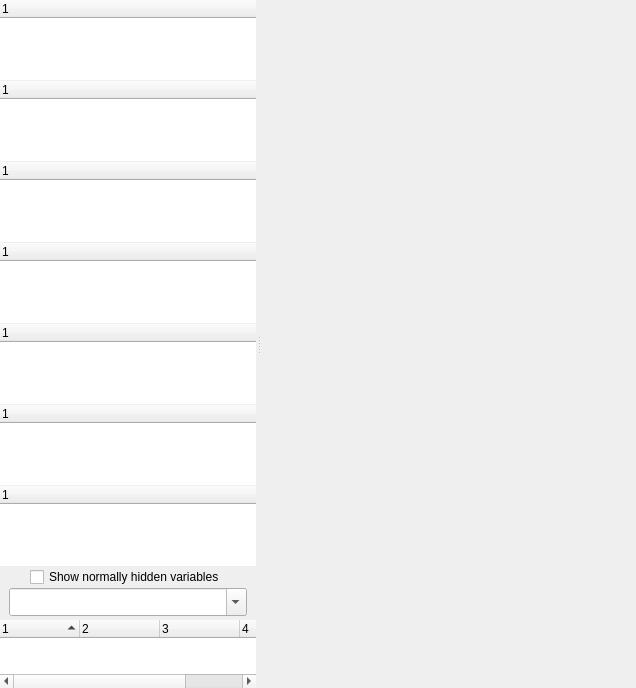
<?xml version="1.0" encoding="UTF-8"?>
<ui version="4.0">
 <class>trigger_editor</class>
 <widget class="QMainWindow" name="trigger_editor">
  <property name="geometry">
   <rect>
    <x>0</x>
    <y>0</y>
    <width>636</width>
    <height>688</height>
   </rect>
  </property>
  <property name="sizePolicy">
   <sizepolicy hsizetype="Preferred" vsizetype="Preferred">
    <horstretch>0</horstretch>
    <verstretch>0</verstretch>
   </sizepolicy>
  </property>
  <widget class="QWidget" name="widget_main">
   <property name="sizePolicy">
    <sizepolicy hsizetype="Expanding" vsizetype="Expanding">
     <horstretch>0</horstretch>
     <verstretch>0</verstretch>
    </sizepolicy>
   </property>
   <layout class="QVBoxLayout" name="verticalLayout">
    <property name="spacing">
     <number>0</number>
    </property>
    <property name="leftMargin">
     <number>0</number>
    </property>
    <property name="topMargin">
     <number>0</number>
    </property>
    <property name="rightMargin">
     <number>0</number>
    </property>
    <property name="bottomMargin">
     <number>0</number>
    </property>
    <item>
     <widget class="QSplitter" name="splitter_main">
      <property name="sizePolicy">
       <sizepolicy hsizetype="Expanding" vsizetype="Expanding">
        <horstretch>0</horstretch>
        <verstretch>0</verstretch>
       </sizepolicy>
      </property>
      <property name="frameShape">
       <enum>QFrame::NoFrame</enum>
      </property>
      <property name="lineWidth">
       <number>0</number>
      </property>
      <property name="midLineWidth">
       <number>5</number>
      </property>
      <property name="orientation">
       <enum>Qt::Horizontal</enum>
      </property>
      <property name="opaqueResize">
       <bool>true</bool>
      </property>
      <property name="handleWidth">
       <number>5</number>
      </property>
      <widget class="QFrame" name="frame_left">
       <property name="sizePolicy">
        <sizepolicy hsizetype="Expanding" vsizetype="Expanding">
         <horstretch>0</horstretch>
         <verstretch>0</verstretch>
        </sizepolicy>
       </property>
       <property name="minimumSize">
        <size>
         <width>0</width>
         <height>0</height>
        </size>
       </property>
       <property name="baseSize">
        <size>
         <width>0</width>
         <height>0</height>
        </size>
       </property>
       <property name="frameShape">
        <enum>QFrame::NoFrame</enum>
       </property>
       <property name="frameShadow">
        <enum>QFrame::Plain</enum>
       </property>
       <property name="lineWidth">
        <number>1</number>
       </property>
       <layout class="QVBoxLayout" name="verticalLayout_frame_left" stretch="2,2,2,2,2,2,2,0,0,1">
        <property name="spacing">
         <number>1</number>
        </property>
        <property name="leftMargin">
         <number>0</number>
        </property>
        <property name="topMargin">
         <number>0</number>
        </property>
        <property name="rightMargin">
         <number>0</number>
        </property>
        <property name="bottomMargin">
         <number>0</number>
        </property>
        <item>
         <widget class="TTreeWidget" name="treeWidget_timers">
          <property name="frameShape">
           <enum>QFrame::NoFrame</enum>
          </property>
          <property name="midLineWidth">
           <number>4</number>
          </property>
          <property name="dragDropMode">
           <enum>QAbstractItemView::InternalMove</enum>
          </property>
          <property name="alternatingRowColors">
           <bool>false</bool>
          </property>
          <property name="iconSize">
           <size>
            <width>32</width>
            <height>32</height>
           </size>
          </property>
          <property name="rootIsDecorated">
           <bool>true</bool>
          </property>
          <property name="animated">
           <bool>true</bool>
          </property>
          <property name="allColumnsShowFocus">
           <bool>true</bool>
          </property>
          <property name="wordWrap">
           <bool>false</bool>
          </property>
          <property name="headerHidden">
           <bool>false</bool>
          </property>
          <property name="expandsOnDoubleClick">
           <bool>false</bool>
          </property>
          <column>
           <property name="text">
            <string>1</string>
           </property>
          </column>
         </widget>
        </item>
        <item>
         <widget class="TTreeWidget" name="treeWidget_keys">
          <property name="frameShape">
           <enum>QFrame::NoFrame</enum>
          </property>
          <property name="midLineWidth">
           <number>4</number>
          </property>
          <property name="dragDropMode">
           <enum>QAbstractItemView::InternalMove</enum>
          </property>
          <property name="alternatingRowColors">
           <bool>false</bool>
          </property>
          <property name="iconSize">
           <size>
            <width>32</width>
            <height>32</height>
           </size>
          </property>
          <property name="rootIsDecorated">
           <bool>true</bool>
          </property>
          <property name="sortingEnabled">
           <bool>false</bool>
          </property>
          <property name="animated">
           <bool>true</bool>
          </property>
          <property name="allColumnsShowFocus">
           <bool>true</bool>
          </property>
          <property name="wordWrap">
           <bool>false</bool>
          </property>
          <property name="headerHidden">
           <bool>false</bool>
          </property>
          <property name="expandsOnDoubleClick">
           <bool>false</bool>
          </property>
          <column>
           <property name="text">
            <string>1</string>
           </property>
          </column>
         </widget>
        </item>
        <item>
         <widget class="TTreeWidget" name="treeWidget_aliases">
          <property name="frameShape">
           <enum>QFrame::NoFrame</enum>
          </property>
          <property name="midLineWidth">
           <number>4</number>
          </property>
          <property name="dragDropMode">
           <enum>QAbstractItemView::InternalMove</enum>
          </property>
          <property name="alternatingRowColors">
           <bool>false</bool>
          </property>
          <property name="iconSize">
           <size>
            <width>32</width>
            <height>32</height>
           </size>
          </property>
          <property name="rootIsDecorated">
           <bool>true</bool>
          </property>
          <property name="animated">
           <bool>true</bool>
          </property>
          <property name="allColumnsShowFocus">
           <bool>true</bool>
          </property>
          <property name="wordWrap">
           <bool>false</bool>
          </property>
          <property name="headerHidden">
           <bool>false</bool>
          </property>
          <property name="expandsOnDoubleClick">
           <bool>false</bool>
          </property>
          <column>
           <property name="text">
            <string>1</string>
           </property>
          </column>
         </widget>
        </item>
        <item>
         <widget class="TTreeWidget" name="treeWidget_actions">
          <property name="frameShape">
           <enum>QFrame::NoFrame</enum>
          </property>
          <property name="midLineWidth">
           <number>4</number>
          </property>
          <property name="dragDropMode">
           <enum>QAbstractItemView::InternalMove</enum>
          </property>
          <property name="alternatingRowColors">
           <bool>false</bool>
          </property>
          <property name="iconSize">
           <size>
            <width>32</width>
            <height>32</height>
           </size>
          </property>
          <property name="rootIsDecorated">
           <bool>true</bool>
          </property>
          <property name="animated">
           <bool>true</bool>
          </property>
          <property name="allColumnsShowFocus">
           <bool>true</bool>
          </property>
          <property name="wordWrap">
           <bool>false</bool>
          </property>
          <property name="headerHidden">
           <bool>false</bool>
          </property>
          <property name="expandsOnDoubleClick">
           <bool>false</bool>
          </property>
          <column>
           <property name="text">
            <string>1</string>
           </property>
          </column>
         </widget>
        </item>
        <item>
         <widget class="TTreeWidget" name="treeWidget_scripts">
          <property name="frameShape">
           <enum>QFrame::NoFrame</enum>
          </property>
          <property name="midLineWidth">
           <number>4</number>
          </property>
          <property name="dragDropMode">
           <enum>QAbstractItemView::InternalMove</enum>
          </property>
          <property name="alternatingRowColors">
           <bool>false</bool>
          </property>
          <property name="iconSize">
           <size>
            <width>32</width>
            <height>32</height>
           </size>
          </property>
          <property name="rootIsDecorated">
           <bool>true</bool>
          </property>
          <property name="animated">
           <bool>true</bool>
          </property>
          <property name="allColumnsShowFocus">
           <bool>true</bool>
          </property>
          <property name="wordWrap">
           <bool>false</bool>
          </property>
          <property name="headerHidden">
           <bool>false</bool>
          </property>
          <property name="expandsOnDoubleClick">
           <bool>false</bool>
          </property>
          <column>
           <property name="text">
            <string>1</string>
           </property>
          </column>
         </widget>
        </item>
        <item>
         <widget class="TTreeWidget" name="treeWidget_variables">
          <property name="frameShape">
           <enum>QFrame::NoFrame</enum>
          </property>
          <property name="midLineWidth">
           <number>4</number>
          </property>
          <property name="dragDropMode">
           <enum>QAbstractItemView::InternalMove</enum>
          </property>
          <property name="alternatingRowColors">
           <bool>false</bool>
          </property>
          <property name="iconSize">
           <size>
            <width>32</width>
            <height>32</height>
           </size>
          </property>
          <property name="rootIsDecorated">
           <bool>true</bool>
          </property>
          <property name="animated">
           <bool>true</bool>
          </property>
          <property name="allColumnsShowFocus">
           <bool>true</bool>
          </property>
          <property name="wordWrap">
           <bool>false</bool>
          </property>
          <property name="headerHidden">
           <bool>false</bool>
          </property>
          <property name="expandsOnDoubleClick">
           <bool>false</bool>
          </property>
          <column>
           <property name="text">
            <string>1</string>
           </property>
          </column>
         </widget>
        </item>
        <item>
         <widget class="TTreeWidget" name="treeWidget_triggers">
          <property name="frameShape">
           <enum>QFrame::NoFrame</enum>
          </property>
          <property name="midLineWidth">
           <number>4</number>
          </property>
          <property name="dragDropMode">
           <enum>QAbstractItemView::InternalMove</enum>
          </property>
          <property name="alternatingRowColors">
           <bool>false</bool>
          </property>
          <property name="iconSize">
           <size>
            <width>32</width>
            <height>32</height>
           </size>
          </property>
          <property name="rootIsDecorated">
           <bool>true</bool>
          </property>
          <property name="sortingEnabled">
           <bool>false</bool>
          </property>
          <property name="animated">
           <bool>true</bool>
          </property>
          <property name="allColumnsShowFocus">
           <bool>true</bool>
          </property>
          <property name="wordWrap">
           <bool>false</bool>
          </property>
          <property name="headerHidden">
           <bool>false</bool>
          </property>
          <property name="expandsOnDoubleClick">
           <bool>false</bool>
          </property>
          <column>
           <property name="text">
            <string>1</string>
           </property>
          </column>
         </widget>
        </item>
        <item alignment="Qt::AlignHCenter|Qt::AlignVCenter">
         <widget class="QCheckBox" name="checkBox_displayAllVariables">
          <property name="text">
           <string>Show normally hidden variables</string>
          </property>
          <property name="checkable">
           <bool>true</bool>
          </property>
          <property name="checked">
           <bool>false</bool>
          </property>
         </widget>
        </item>
        <item>
         <widget class="QWidget" name="widget_searchTerm" native="true">
          <property name="sizePolicy">
           <sizepolicy hsizetype="MinimumExpanding" vsizetype="Fixed">
            <horstretch>0</horstretch>
            <verstretch>0</verstretch>
           </sizepolicy>
          </property>
          <layout class="QHBoxLayout" name="horizontalLayout_searchTerm" stretch="0,0">
           <property name="topMargin">
            <number>0</number>
           </property>
           <property name="bottomMargin">
            <number>3</number>
           </property>
           <item>
            <widget class="QComboBox" name="comboBox_searchTerms">
             <property name="sizePolicy">
              <sizepolicy hsizetype="MinimumExpanding" vsizetype="MinimumExpanding">
               <horstretch>0</horstretch>
               <verstretch>0</verstretch>
              </sizepolicy>
             </property>
             <property name="minimumSize">
              <size>
               <width>100</width>
               <height>28</height>
              </size>
             </property>
             <property name="toolTip">
              <string>&lt;p&gt;Enter text here to search through your code.&lt;/p&gt;</string>
             </property>
             <property name="editable">
              <bool>true</bool>
             </property>
             <property name="insertPolicy">
              <enum>QComboBox::InsertAtTop</enum>
             </property>
             <property name="duplicatesEnabled">
              <bool>true</bool>
             </property>
            </widget>
           </item>
          </layout>
         </widget>
        </item>
        <item>
         <widget class="QTreeWidget" name="treeWidget_searchResults">
          <property name="sizePolicy">
           <sizepolicy hsizetype="Expanding" vsizetype="Expanding">
            <horstretch>0</horstretch>
            <verstretch>0</verstretch>
           </sizepolicy>
          </property>
          <property name="frameShape">
           <enum>QFrame::NoFrame</enum>
          </property>
          <property name="midLineWidth">
           <number>4</number>
          </property>
          <property name="sizeAdjustPolicy">
           <enum>QAbstractScrollArea::AdjustToContents</enum>
          </property>
          <property name="alternatingRowColors">
           <bool>false</bool>
          </property>
          <property name="iconSize">
           <size>
            <width>16</width>
            <height>16</height>
           </size>
          </property>
          <property name="textElideMode">
           <enum>Qt::ElideRight</enum>
          </property>
          <property name="rootIsDecorated">
           <bool>true</bool>
          </property>
          <property name="uniformRowHeights">
           <bool>true</bool>
          </property>
          <property name="sortingEnabled">
           <bool>true</bool>
          </property>
          <property name="animated">
           <bool>true</bool>
          </property>
          <property name="headerHidden">
           <bool>false</bool>
          </property>
          <property name="columnCount">
           <number>4</number>
          </property>
          <attribute name="headerVisible">
           <bool>true</bool>
          </attribute>
          <attribute name="headerMinimumSectionSize">
           <number>20</number>
          </attribute>
          <attribute name="headerDefaultSectionSize">
           <number>80</number>
          </attribute>
          <column>
           <property name="text">
            <string>1</string>
           </property>
          </column>
          <column>
           <property name="text">
            <string notr="true">2</string>
           </property>
          </column>
          <column>
           <property name="text">
            <string notr="true">3</string>
           </property>
          </column>
          <column>
           <property name="text">
            <string notr="true">4</string>
           </property>
          </column>
         </widget>
        </item>
       </layout>
       <zorder>treeWidget_timers</zorder>
       <zorder>treeWidget_keys</zorder>
       <zorder>treeWidget_aliases</zorder>
       <zorder>treeWidget_actions</zorder>
       <zorder>treeWidget_scripts</zorder>
       <zorder>treeWidget_triggers</zorder>
       <zorder>treeWidget_variables</zorder>
       <zorder>treeWidget_searchResults</zorder>
       <zorder>checkBox_displayAllVariables</zorder>
       <zorder>widget_searchTerm</zorder>
      </widget>
      <widget class="QFrame" name="frame_right">
       <property name="sizePolicy">
        <sizepolicy hsizetype="Expanding" vsizetype="Expanding">
         <horstretch>1</horstretch>
         <verstretch>0</verstretch>
        </sizepolicy>
       </property>
       <property name="baseSize">
        <size>
         <width>0</width>
         <height>0</height>
        </size>
       </property>
       <property name="font">
        <font>
         <stylestrategy>PreferAntialias</stylestrategy>
        </font>
       </property>
       <property name="frameShape">
        <enum>QFrame::NoFrame</enum>
       </property>
       <property name="frameShadow">
        <enum>QFrame::Plain</enum>
       </property>
       <property name="lineWidth">
        <number>1</number>
       </property>
       <layout class="QHBoxLayout" name="horizontalLayout_2">
        <property name="spacing">
         <number>0</number>
        </property>
        <property name="leftMargin">
         <number>0</number>
        </property>
        <property name="topMargin">
         <number>0</number>
        </property>
        <property name="rightMargin">
         <number>0</number>
        </property>
        <property name="bottomMargin">
         <number>0</number>
        </property>
        <item>
         <widget class="QSplitter" name="splitter_right">
          <property name="sizePolicy">
           <sizepolicy hsizetype="Expanding" vsizetype="Expanding">
            <horstretch>0</horstretch>
            <verstretch>0</verstretch>
           </sizepolicy>
          </property>
          <property name="minimumSize">
           <size>
            <width>0</width>
            <height>0</height>
           </size>
          </property>
          <property name="maximumSize">
           <size>
            <width>16777215</width>
            <height>16777215</height>
           </size>
          </property>
          <property name="font">
           <font>
            <stylestrategy>PreferAntialias</stylestrategy>
           </font>
          </property>
          <property name="frameShape">
           <enum>QFrame::NoFrame</enum>
          </property>
          <property name="lineWidth">
           <number>9</number>
          </property>
          <property name="orientation">
           <enum>Qt::Vertical</enum>
          </property>
          <property name="handleWidth">
           <number>5</number>
          </property>
          <property name="childrenCollapsible">
           <bool>true</bool>
          </property>
         </widget>
        </item>
       </layout>
      </widget>
     </widget>
    </item>
   </layout>
  </widget>
  <widget class="QStatusBar" name="statusbar">
   <property name="enabled">
    <bool>false</bool>
   </property>
   <property name="sizePolicy">
    <sizepolicy hsizetype="Fixed" vsizetype="Fixed">
     <horstretch>0</horstretch>
     <verstretch>0</verstretch>
    </sizepolicy>
   </property>
   <property name="maximumSize">
    <size>
     <width>16777215</width>
     <height>0</height>
    </size>
   </property>
  </widget>
 </widget>
 <customwidgets>
  <customwidget>
   <class>TTreeWidget</class>
   <extends>QTreeWidget</extends>
   <header>TTreeWidget.h</header>
  </customwidget>
 </customwidgets>
 <resources/>
 <connections/>
</ui>
